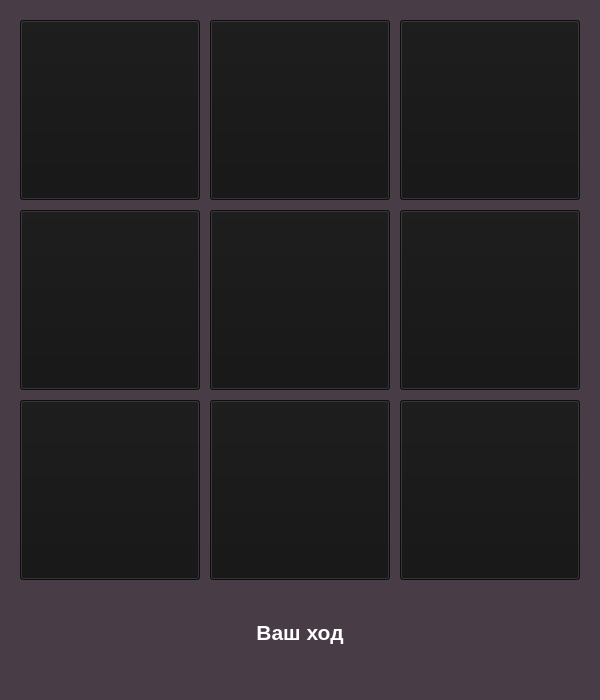
<?xml version="1.0" encoding="UTF-8"?>
<ui version="4.0">
 <class>MainWindow</class>
 <widget class="QMainWindow" name="MainWindow">
  <property name="geometry">
   <rect>
    <x>0</x>
    <y>0</y>
    <width>600</width>
    <height>700</height>
   </rect>
  </property>
  <property name="windowTitle">
   <string>Simon Says</string>
  </property>
  <property name="styleSheet">
   <string notr="true">background-color: rgb(72, 60, 70);
color: rgb(255, 255, 255);</string>
  </property>
  <widget class="QWidget" name="centralwidget">
   <widget class="QPushButton" name="start_bt">
    <property name="geometry">
     <rect>
      <x>175</x>
      <y>610</y>
      <width>250</width>
      <height>45</height>
     </rect>
    </property>
    <property name="font">
     <font>
      <pointsize>16</pointsize>
      <weight>75</weight>
      <bold>true</bold>
     </font>
    </property>
    <property name="cursor">
     <cursorShape>PointingHandCursor</cursorShape>
    </property>
    <property name="styleSheet">
     <string notr="true">background-color: qlineargradient(spread:pad, x1:0, y1:0.278, x2:1, y2:0.67, stop:0 rgba(201, 87, 149, 255), stop:1 rgba(180, 65, 244, 255));
border-radius: 15px;
border: 3px solid rgb(255,255,255);
</string>
    </property>
    <property name="text">
     <string>Старт</string>
    </property>
   </widget>
   <widget class="QLabel" name="your_lb">
    <property name="geometry">
     <rect>
      <x>175</x>
      <y>610</y>
      <width>250</width>
      <height>45</height>
     </rect>
    </property>
    <property name="font">
     <font>
      <pointsize>16</pointsize>
      <weight>75</weight>
      <bold>true</bold>
     </font>
    </property>
    <property name="text">
     <string>Ваш ход</string>
    </property>
    <property name="alignment">
     <set>Qt::AlignCenter</set>
    </property>
   </widget>
   <widget class="QPushButton" name="pushButton_1">
    <property name="geometry">
     <rect>
      <x>20</x>
      <y>20</y>
      <width>180</width>
      <height>180</height>
     </rect>
    </property>
    <property name="styleSheet">
     <string notr="true">background-color: rgb(20, 20, 20);
</string>
    </property>
    <property name="text">
     <string/>
    </property>
   </widget>
   <widget class="QPushButton" name="pushButton_3">
    <property name="geometry">
     <rect>
      <x>400</x>
      <y>20</y>
      <width>180</width>
      <height>180</height>
     </rect>
    </property>
    <property name="styleSheet">
     <string notr="true">background-color: rgb(20, 20, 20);
</string>
    </property>
    <property name="text">
     <string/>
    </property>
   </widget>
   <widget class="QPushButton" name="pushButton_2">
    <property name="geometry">
     <rect>
      <x>210</x>
      <y>20</y>
      <width>180</width>
      <height>180</height>
     </rect>
    </property>
    <property name="styleSheet">
     <string notr="true">background-color: rgb(20, 20, 20);
</string>
    </property>
    <property name="text">
     <string/>
    </property>
   </widget>
   <widget class="QPushButton" name="pushButton_4">
    <property name="geometry">
     <rect>
      <x>20</x>
      <y>210</y>
      <width>180</width>
      <height>180</height>
     </rect>
    </property>
    <property name="styleSheet">
     <string notr="true">background-color: rgb(20, 20, 20);
</string>
    </property>
    <property name="text">
     <string/>
    </property>
   </widget>
   <widget class="QPushButton" name="pushButton_6">
    <property name="geometry">
     <rect>
      <x>400</x>
      <y>210</y>
      <width>180</width>
      <height>180</height>
     </rect>
    </property>
    <property name="styleSheet">
     <string notr="true">background-color: rgb(20, 20, 20);
</string>
    </property>
    <property name="text">
     <string/>
    </property>
   </widget>
   <widget class="QPushButton" name="pushButton_5">
    <property name="geometry">
     <rect>
      <x>210</x>
      <y>210</y>
      <width>180</width>
      <height>180</height>
     </rect>
    </property>
    <property name="styleSheet">
     <string notr="true">background-color: rgb(20, 20, 20);
</string>
    </property>
    <property name="text">
     <string/>
    </property>
   </widget>
   <widget class="QPushButton" name="pushButton_7">
    <property name="geometry">
     <rect>
      <x>20</x>
      <y>400</y>
      <width>180</width>
      <height>180</height>
     </rect>
    </property>
    <property name="styleSheet">
     <string notr="true">background-color: rgb(20, 20, 20);
</string>
    </property>
    <property name="text">
     <string/>
    </property>
   </widget>
   <widget class="QPushButton" name="pushButton_9">
    <property name="geometry">
     <rect>
      <x>400</x>
      <y>400</y>
      <width>180</width>
      <height>180</height>
     </rect>
    </property>
    <property name="styleSheet">
     <string notr="true">background-color: rgb(20, 20, 20);
</string>
    </property>
    <property name="text">
     <string/>
    </property>
   </widget>
   <widget class="QPushButton" name="pushButton_8">
    <property name="geometry">
     <rect>
      <x>210</x>
      <y>400</y>
      <width>180</width>
      <height>180</height>
     </rect>
    </property>
    <property name="styleSheet">
     <string notr="true">background-color: rgb(20, 20, 20);
</string>
    </property>
    <property name="text">
     <string/>
    </property>
   </widget>
  </widget>
 </widget>
 <resources/>
 <connections/>
</ui>
